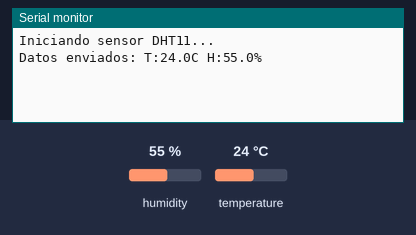
This sketch was run on a simulated Arduino Uno, built with avr-gcc and run on an emulated ATmega328P. On the bench: the last lines printed to the serial monitor. The test bench sets the inputs (shaded band); at power-on: humidity 55 %, temperature 24 °C.

Above: at 3.2 s.
3.3 s: humidity set to 22 %
At 6.4 s:
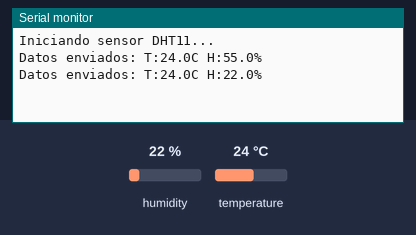
7.2 s: temperature set to 12 °C
At 9.0 s:
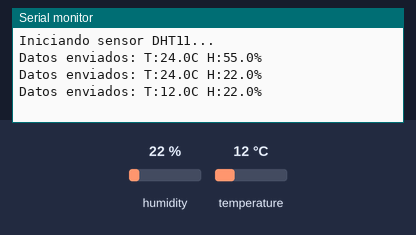
11.1 s: humidity set to 40 %
At 11.6 s:
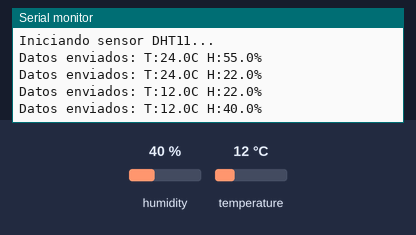
Timing chart, 0 to 14.1 s (numbered marks = the images above; inputs shaded):
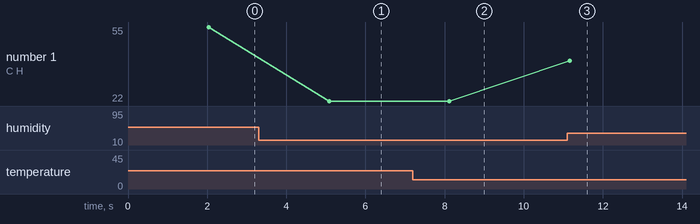

The sketch:

esp8266dth.ino
```cpp
#include <SoftwareSerial.h>
#include <DHT.h>

#define DHTPIN 2       // GPIO2 (D4 en NodeMCU)
#define DHTTYPE DHT11
DHT dht(DHTPIN, DHTTYPE);

SoftwareSerial espSerial(13, 15); // RX=5(D1), TX=4(D2)

void setup() {
  Serial.begin(9600);
  espSerial.begin(9600);
  dht.begin();
  delay(2000);
  Serial.println("Iniciando sensor DHT11...");
}

void loop() {
  float h = dht.readHumidity();
  float t = dht.readTemperature();

  if (isnan(h) || isnan(t)) {
    Serial.println("Error de lectura DHT11");
    return;
  }

  String mensaje = "T:" + String(t, 1) + "C H:" + String(h, 1) + "%\n";
  espSerial.print(mensaje);
  Serial.print("Datos enviados: ");
  Serial.println(mensaje);

  delay(3000);
}
```

Measured:
- after the input at 3.3 s, the serial monitor: prints a new line after 1.8 s (image 1)
- after the input at 7.2 s, the serial monitor: prints a new line after 0.92 s (image 2)
- after the input at 11.1 s, the serial monitor: prints a new line after 0.06 s (image 3)
- plotted number 1: 55 → 22 after the input at 3.3 s, 22 → 40 after the input at 11.1 s
